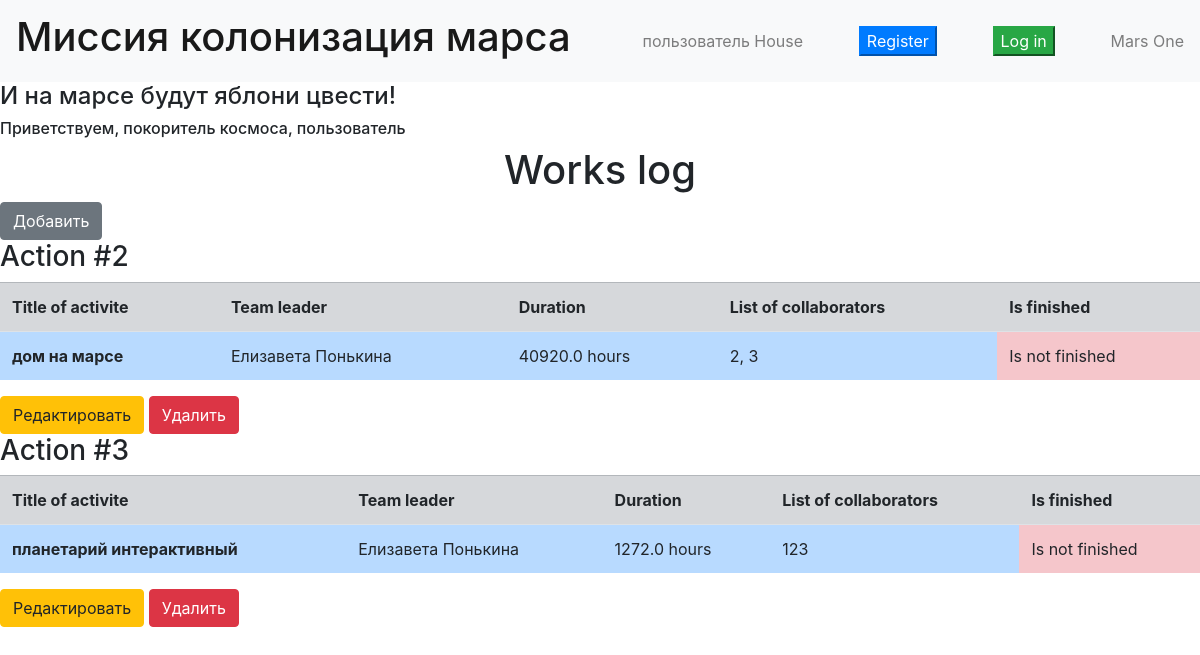
Before: / with the older database file.
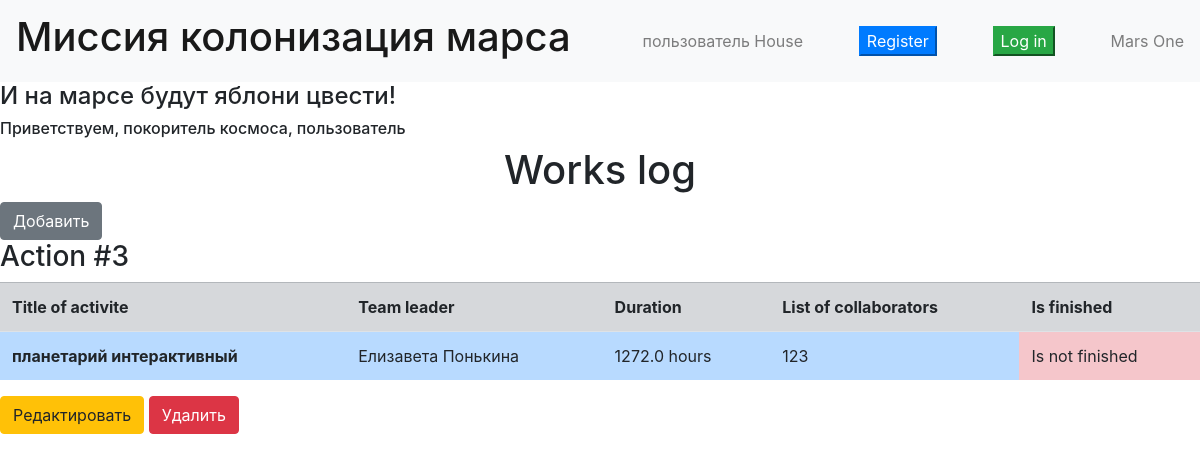
After: the same page with the newer database file.
### data/jobs.py (models this page shows)
class Jobs(SqlAlchemyBase):
    __tablename__ = 'jobs'
    id = sqlalchemy.Column(sqlalchemy.Integer, primary_key=True, autoincrement=True)
    team_leader = sqlalchemy.Column(sqlalchemy.Integer, sqlalchemy.ForeignKey("users.id"), nullable=True)
    job = sqlalchemy.Column(sqlalchemy.String, nullable=True)
    work_size = sqlalchemy.Column(sqlalchemy.Integer, nullable=True)
    collaborators = sqlalchemy.Column(sqlalchemy.String, nullable=True)
    start_date = sqlalchemy.Column(sqlalchemy.DateTime, default=datetime.datetime.now)
    end_date = sqlalchemy.Column(sqlalchemy.DateTime, default=datetime.datetime.now)
    is_finished = sqlalchemy.Column(sqlalchemy.Boolean, nullable=True)
    user = orm.relationship('User')

### main.py (the view)
@app.route('/')
def main():
    db_session.global_init("db/mars_explorer.db")
    db_sess = db_session.create_session()
    jobs = db_sess.query(Jobs)
    lst = []
    for job in jobs:
        try:
            user = db_sess.query(User).filter(User.id == job.team_leader).first()
            user_fullname = user.name + ' ' + user.surname
            is_finished = 'Is not finished'
            duration = job.end_date - job.start_date
            if job.is_finished:
                is_finished = 'Is finished'
            lst.append(
                [job.id, job.job, user_fullname, str(duration.total_seconds() // 3600) + ' hours', job.collaborators,
                 is_finished])
        except Exception:
            break
    if current_user.__class__.__name__ == 'User':
        return render_template('jobs_list.html', list=lst, username=current_user.name)
    return render_template('jobs_list.html', title='Главная',  username='пользователь', list=lst)

### data/db_session.py (called while the page is built, shortened)
def global_init(db_file):
    global __factory
    if __factory:
        return

def create_session() -> Session:
    global __factory
    return __factory()

### templates/jobs_list.html
{% extends "index.html" %}
{% block content %}
<h1>Works log</h1>
<button class="btn btn-secondary" onclick="window.open('new_job')">Добавить</button>
{% for job in list %}
<h3>
    Action #{{ job[0] }}
</h3>
    <table class="table">
        <tr class="table-secondary">
            <th scope="col">Title of activite</th>
            <th scope="col">Team leader</th>
            <th scope="col">Duration</th>
            <th scope="col">List of collaborators</th>
            <th scope="col">Is finished</th>
        </tr>
        <tr>
            <th scope="row" class="table-primary">
                {{ job[1] }}
            </th>
            <td class="table-primary">
                {{ job[2] }}
            </td>
            <td class="table-primary">
                {{ job[3] }}
            </td>
            <td class="table-primary">
                {{ job[4] }}
            </td>
            <td class="table-danger">
                {{ job[5] }}
            </td>
        </tr>
    </table>
    <button class="btn btn-warning" onclick="window.open('edit_job/{{ job[0] }}')">Редактировать</button>
    <button class="btn btn-danger" onclick="window.open('delete_job/{{ job[0] }}')">Удалить</button>
    {% endfor %}
{% endblock %}

### templates/index.html (shortened to what this page needs)
<!doctype html>
<html lang="en">
<head>
    <link rel="stylesheet"
          href="https://stackpath.bootstrapcdn.com/bootstrap/4.4.1/css/bootstrap.min.css"
>
</head>
<body>
<header>
    <nav class="navbar navbar-light bg-light">
        <a class="navbar-brand" href="#"><h1>Миссия колонизация марса</h1></a>
        <span class="navbar-text" onclick="window.open('logout')">
        {{ username }} House
        </span>
        <button class="btn-primary" onclick="window.open('registration')">Register</button>
        <button class="btn-success" onclick="window.open('login')">Log in</button>
        <span class="navbar-text">
        Mars One
        </span>
    </nav>
</header>
<h4>И на марсе будут яблони цвести!</h4>
<h6>Приветствуем, покоритель космоса, {{ username }}</h6>
<main>
    {% block content %}{% endblock %}
</main>
</body>
</html>

### templates/index.html (style rules this page uses)
h1 { text-align: center; }
th { margin: 10px; }

Changed rows visible on the page:
removed Jobs: id "2", job "дом на марсе", job "Елизавета Понькина", job "40920.0 hours", collaborators "2, 3", job "Is not finished"
